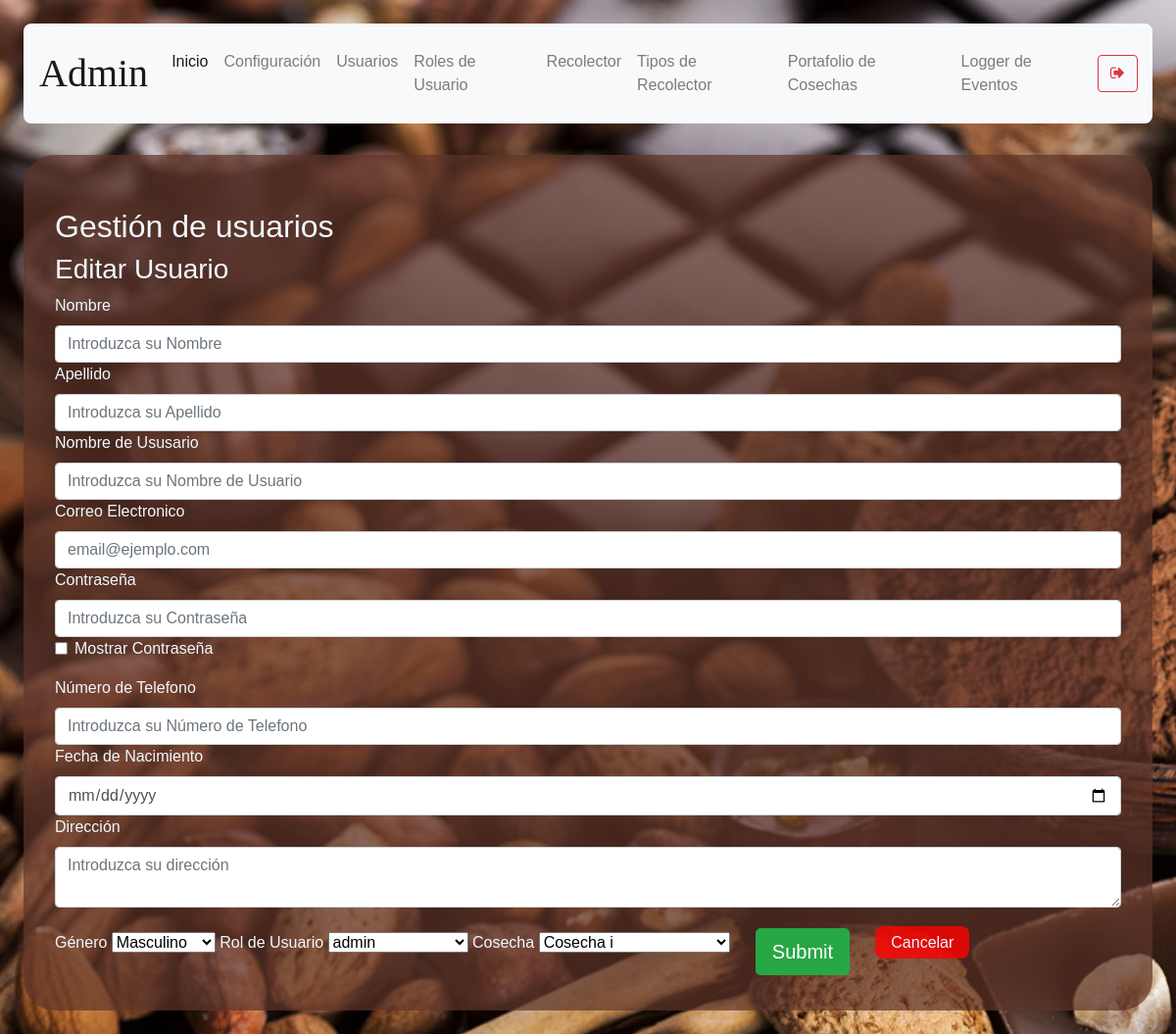
Before: /user-management/edit-user/6 (signed in) with the older database file.
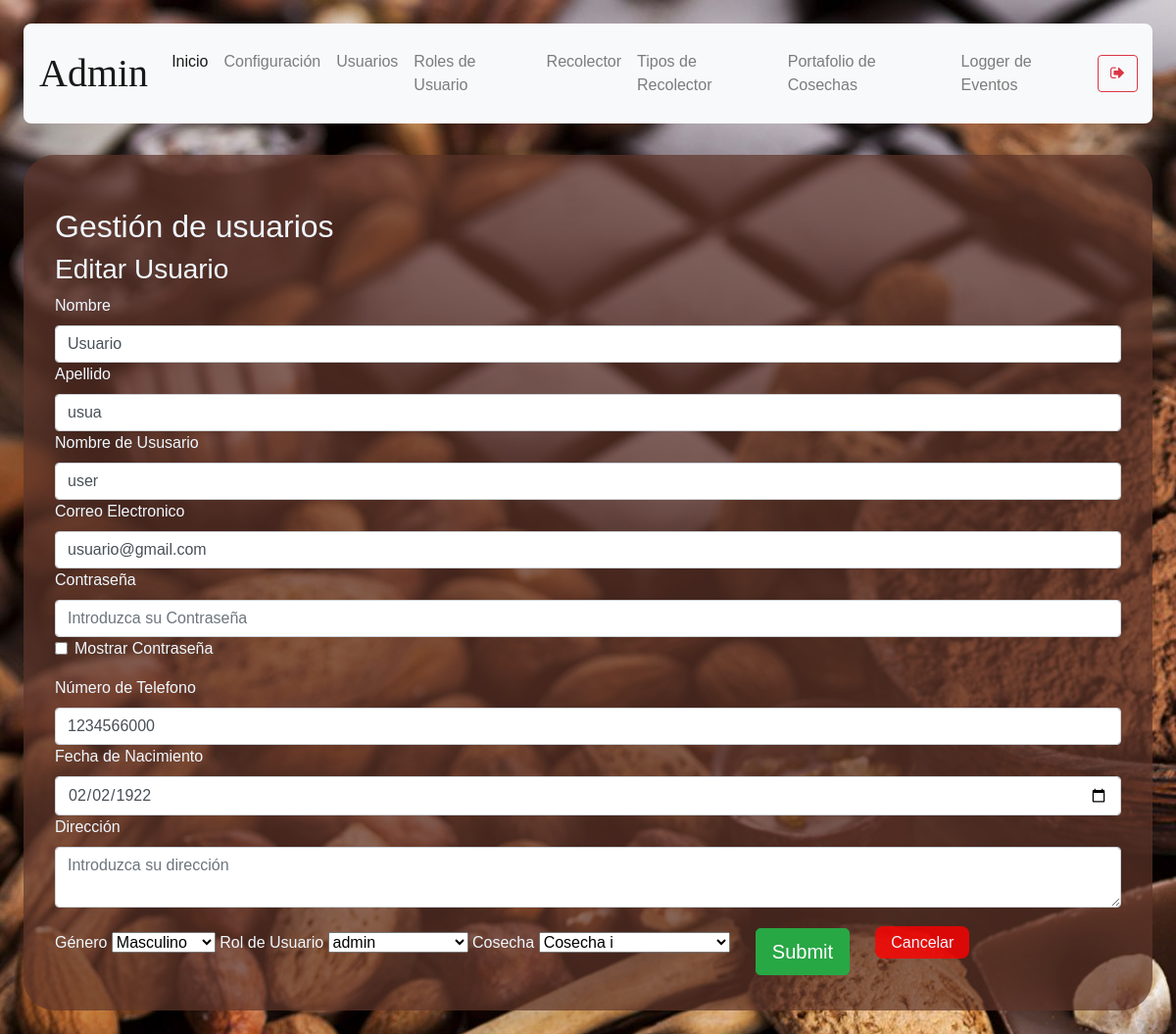
After: the same page with the newer database file.
### models/user.py (models this page shows, shortened)
class User(db.Model) :
    __tablename__ = "user"
    id = db.Column(db.Integer, primary_key = True)
    name = db.Column(db.String(100), nullable = False)
    last_name = db.Column(db.String(100), nullable = False)
    username = db.Column(db.String(100), unique = True, nullable = False)
    email = db.Column(db.String(100), nullable = True)
    password = db.Column(db.String(100), nullable = False)
    gender = db.Column(db.String(10), nullable = False)
    date_of_birth = db.Column(db.String(10), nullable = False)
    phone = db.Column(db.String(20), nullable = True)
    address = db.Column(db.String(150), nullable = True)
    user_rol_id = db.Column(db.Integer, db.ForeignKey('user_rol.id'))
    F_Harvest = db.Column(db.Integer, db.ForeignKey('harvest.id'))
    def get_user_rol_by_username( self, username ):
        user_rol_id = User.query.filter_by(username = username).first().user_rol_id
        user_rol = User_rol.query.get(user_rol_id).description
        return user_rol

### routes/user.py (the view)
@user.route('/user-management/edit-user/<id>')
def edit_user(id):
    if( not verify_permissions(session, User) ):
        return redirect(url_for('auth.index'))
    user = User.query.get(id)
    rols = User_rol.query.all()
    harvests = Harvest.query.all()
    return render_template("user-management-edit-user.html", user = user, \
        rols=rols, harvests=harvests)

### utils/functions.py (called while the page is built)
def verify_permissions(session, User, allowed=['admin']):
    return 'username' in session and \
    ( allowed == 'all' or User.get_user_rol_by_username(User, session['username']) in allowed)

### templates/user-management-edit-user.html (shortened to what this page needs)
{% extends "base.html" %}
{% block content %}
    <h2>Gestión de usuarios</h2>
    <section class="h-100">
                  <h3>Editar Usuario</h3>
                  <form method="POST" id="edit-user" action="/user-management/edit-user/save">
                      <label>Nombre</label>
                      <input class="form-control" type="text" name="name" placeholder="Introduzca su Nombre" value="{{ user.name }}" required/>
                      <label>Apellido</label>
                      <input class="form-control" type="text" name="last_name" placeholder="Introduzca su Apellido" value="{{ user.last_name }}" required/>
                      <label>Nombre de Ususario</label>
                      <input class="form-control" type="text" name="username" placeholder="Introduzca su Nombre de Usuario" value="{{ user.username }}"  required/>
                      <label>Correo Electronico</label>
                      <input class="form-control" type="email" name="email" placeholder="email@ejemplo.com" value="{{ user.email }}"  required/>
                      <label>Contraseña</label>
                      <input id="edit-password" class="form-control" type="password" name="password" placeholder="Introduzca su Contraseña" />
                      <div class="form-group form-check">
                        <input type="checkbox" class="form-check-input" id="exampleCheck1" onclick="unmaskPassword('edit-password')">
                        <label class="form-check-label" for="exampleCheck1">Mostrar Contraseña</label>
                      </div>
                      <label>Número de Telefono</label>
                      <input class="form-control" type="text" name="phone" placeholder="Introduzca su Número de Telefono" value="{{ user.phone }}"  required/>
                      <label>Fecha de Nacimiento</label>
                      <input class="form-control" type="date" name="date_of_birth" value="{{ user.date_of_birth }}"  required/>
                      <label>Dirección</label>
                      <textarea class="form-control" name="address" placeholder="Introduzca su dirección" >{{ user.address }}</textarea>
                      <label>Género</label>
                        <select class="form-select" name="gender" form="edit-user">
                            <option value="male">Masculino</option>
                        </select>
                        <label>Rol de Usuario</label>
                        <select class="form-select" name="user_rol" form="edit-user">
                            {% for rol in rols %}
                            <option value="{{ rol.description }}">{{ rol.description }}</option>
                            {% endfor %}
                        </select>
                        <label>Cosecha</label>
                        <select class="form-select" name ="harvest_id" form="edit-user">
                            {% for harvest in harvests %}
                            <option value="{{ harvest.id }}">{{ harvest.description }}</option>
                            {% endfor %}
                        </select>
                    <button type="submit" class="btn btn-success btn-lg mb-1">Submit</button>
                    <a class="abord" href="/user-management">Cancelar</a>
                  </form>
{% endblock %}

Changed rows visible on the page:
added User: name "Usuario", last_name "usua", username "user", email "usuario@gmail.com", phone "1234566000", date_of_birth "02/02/1922"
